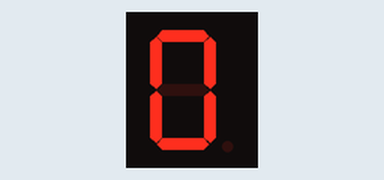
Bench run of a sketch on a simulated Arduino Mega 2560, built with avr-gcc and run on an emulated ATmega2560. On the bench: 1-digit seven-segment display. Wiring (inferred from the names in the program): 1-digit 7-segment display, segments lit when HIGH: segments pin 25, pin 27, pin 31, pin 33, pin 37, pin 39, pin 43, pin 45. The segment pins are drawn as the display they are named for.

Above: at 0.1 s.
At 10.1 s:
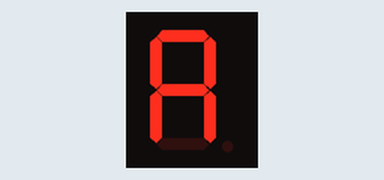
At 14.1 s:
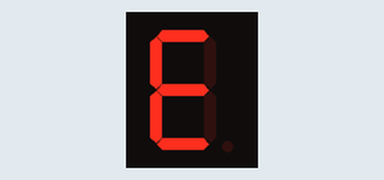
At 19.1 s:
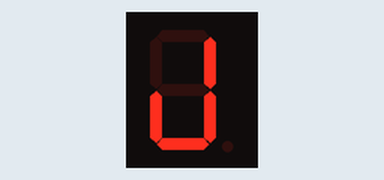
At 28.1 s:
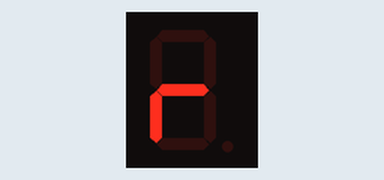
At 39.1 s:
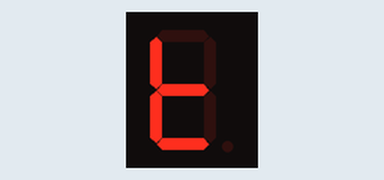

The sketch:

abecedario_teminado_en_un_display.ino
```cpp
byte a = 25;
byte b = 27;
byte c = 31;
byte d = 33;
byte e = 37;
byte f = 39;
byte g = 43;
byte h = 45;
int t = 1000;
void setup()
{
pinMode (a, OUTPUT);
pinMode (b, OUTPUT);
pinMode (c, OUTPUT);
pinMode (d, OUTPUT);
pinMode (e, OUTPUT);
pinMode (f, OUTPUT);
pinMode (g, OUTPUT);
pinMode (h, OUTPUT);
}
void loop()
{
  cero ();
  delay (t);
  uno ();
  delay (t);
  dos ();
  delay (t);
  tres ();
  delay (t);
  cuatro();
  delay (t);
  cinco();
  delay (t);
  seis ();
  delay (t);
  siete ();
  delay (t);
  ocho ();
  delay (t);
  nueve ();
  delay (t);
  A ();
  delay (t);
  B ();
  delay (t);
  C ();
  delay (t);
  D ();
  delay (t);
  E ();
  delay (t);
  FF ();
  delay (t);
  G ();
  delay (t);
  H ();
  delay (t);
  I ();
  delay (t);
  J ();
  delay (t);
  K ();
  delay (t);
  L ();
  delay (t);
  M ();
  delay (t);
  N ();
  delay (t);
  NN ();
  delay (t);
  O ();
  delay (t);
  P ();
  delay (t);
  Q ();
  delay (t);
  R ();
  delay (t);
  S ();
  delay (t);
  T ();
  delay (t);
  U ();
  delay (t);
  V ();
  delay (t);
  W ();
  delay (t);
  X ();
  delay (t);
  Y ();
  delay (t);
  Z ();
  delay (t);

  B();
  delay (t);
  A();
  delay (t);
  T();
  delay (t);
  M();
  delay (t);
  A();
  delay (t);
  N();
  delay (t);
  dos();
  delay (t);
  cero();
  delay (t);
  cero();
  delay (t);
  cero();
  delay (t);
}

//------numeros-------

void cero ()
{
//numero "0"
 digitalWrite(a,1);
 digitalWrite(b,1);
 digitalWrite(c,1);
 digitalWrite(d,1);
 digitalWrite(e,1);
 digitalWrite(f,1);
 digitalWrite(g,0);
 digitalWrite(h,0);
}

void uno ()
{
  //numero "1"
 digitalWrite(a,0);
 digitalWrite(b,1);
 digitalWrite(c,1);
 digitalWrite(d,0);
 digitalWrite(e,0);
 digitalWrite(f,0);
 digitalWrite(g,0);
 digitalWrite(h,0);
}

void dos  ()
{
   //numero "2"
 digitalWrite(a,1);
 digitalWrite(b,1);
 digitalWrite(c,0);
 digitalWrite(d,1);
 digitalWrite(e,1);
 digitalWrite(f,0);
 digitalWrite(g,1);
 digitalWrite(h,0);
}

void tres ()
{
 //numero "3"
 digitalWrite(a,1);
 digitalWrite(b,1);
 digitalWrite(c,1);
 digitalWrite(d,1);
 digitalWrite(e,0);
 digitalWrite(f,0);
 digitalWrite(g,1);
 digitalWrite(h,0);
}
void cuatro  ()
{
  //numero "4"
 digitalWrite(a,0);
 digitalWrite(b,1);
 digitalWrite(c,1);
 digitalWrite(d,0);
 digitalWrite(e,0);
 digitalWrite(f,1);
 digitalWrite(g,1);
 digitalWrite(h,0);
}
void cinco ()
{
   //numero "5"
 digitalWrite(a,1);
 digitalWrite(b,0);
 digitalWrite(c,1);
 digitalWrite(d,1);
 digitalWrite(e,0);
 digitalWrite(f,1);
 digitalWrite(g,1);
 digitalWrite(h,0);
}
void seis ()
{
  //numero "6"
 digitalWrite(a,1);
 digitalWrite(b,0);
 digitalWrite(c,1);
 digitalWrite(d,1);
 digitalWrite(e,1);
 digitalWrite(f,1);
 digitalWrite(g,1);
 digitalWrite(h,0);
}
void siete ()
{
   //numero "7"
 digitalWrite(a,1);
 digitalWrite(b,1);
 digitalWrite(c,1);
 digitalWrite(d,0);
 digitalWrite(e,0);
 digitalWrite(f,0);
 digitalWrite(g,0);
 digitalWrite(h,0);
}
void ocho  ()
{
   //numero "8"
 digitalWrite(a,1);
 digitalWrite(b,1);
 digitalWrite(c,1);
 digitalWrite(d,1);
 digitalWrite(e,1);
 digitalWrite(f,1);
 digitalWrite(g,1);
 digitalWrite(h,0);
}
void nueve  ()
{
   //numero "9"
 digitalWrite(a,1);
 digitalWrite(b,1);
 digitalWrite(c,1);
 digitalWrite(d,1);
 digitalWrite(e,0);
 digitalWrite(f,1);
 digitalWrite(g,1);
 digitalWrite(h,0);
}
void A ()
{
   //numero "9"
 digitalWrite(a,1);
 digitalWrite(b,1);
 digitalWrite(c,1);
 digitalWrite(d,0);
 digitalWrite(e,1);
 digitalWrite(f,1);
 digitalWrite(g,1);
 digitalWrite(h,0);
}
void B ()
{
   //numero "9"
 digitalWrite(a,0);
 digitalWrite(b,0);
 digitalWrite(c,1);
 digitalWrite(d,1);
 digitalWrite(e,1);
 digitalWrite(f,1);
 digitalWrite(g,1);
 digitalWrite(h,0);
}

void C ()
{
   //numero "9"
 digitalWrite(a,1);
 digitalWrite(b,0);
 digitalWrite(c,0);
 digitalWrite(d,1);
 digitalWrite(e,1);
 digitalWrite(f,1);
 digitalWrite(g,0);
 digitalWrite(h,0);
}

void D ()
{
   //numero "9"
 digitalWrite(a,0);
 digitalWrite(b,1);
 digitalWrite(c,1);
 digitalWrite(d,1);
 digitalWrite(e,1);
 digitalWrite(f,0);
 digitalWrite(g,1);
 digitalWrite(h,0);
}

void E ()
{
   //numero "9"
 digitalWrite(a,1);
 digitalWrite(b,0);
 digitalWrite(c,0);
 digitalWrite(d,1);
 digitalWrite(e,1);
 digitalWrite(f,1);
 digitalWrite(g,1);
 digitalWrite(h,0);
}

void FF ()
{
   //numero "9"
 digitalWrite(a,1);
 digitalWrite(b,0);
 digitalWrite(c,0);
 digitalWrite(d,0);
 digitalWrite(e,1);
 digitalWrite(f,1);
 digitalWrite(g,1);
 digitalWrite(h,0);
}

void G ()
{
   //numero "9"
 digitalWrite(a,1);
 digitalWrite(b,1);
 digitalWrite(c,1);
 digitalWrite(d,1);
 digitalWrite(e,0);
 digitalWrite(f,1);
 digitalWrite(g,1);
 digitalWrite(h,0);
}

void H ()
{
   //numero "9"
 digitalWrite(a,0);
 digitalWrite(b,1);
 digitalWrite(c,1);
 digitalWrite(d,0);
 digitalWrite(e,1);
 digitalWrite(f,1);
 digitalWrite(g,1);
 digitalWrite(h,0);
}

void I ()
{
   //numero "9"
 digitalWrite(a,1);
 digitalWrite(b,0);
 digitalWrite(c,0);
 digitalWrite(d,1);
 digitalWrite(e,1);
 digitalWrite(f,0);
 digitalWrite(g,0);
 digitalWrite(h,0);
}

void J ()
{
   //numero "9"
 digitalWrite(a,0);
 digitalWrite(b,1);
 digitalWrite(c,1);
 digitalWrite(d,1);
 digitalWrite(e,1);
 digitalWrite(f,0);
 digitalWrite(g,0);
 digitalWrite(h,0);
}
void K ()
{
   //numero "9"
 digitalWrite(a,0);
 digitalWrite(b,1);
 digitalWrite(c,0);
 digitalWrite(d,1);
 digitalWrite(e,1);
 digitalWrite(f,1);
 digitalWrite(g,1);
 digitalWrite(h,0);
}

void L ()
{
   //numero "9"
 digitalWrite(a,0);
 digitalWrite(b,0);
 digitalWrite(c,0);
 digitalWrite(d,1);
 digitalWrite(e,1);
 digitalWrite(f,1);
 digitalWrite(g,0);
 digitalWrite(h,0);
}

void M ()
{
   //numero "9"
 digitalWrite(a,1);
 digitalWrite(b,1);
 digitalWrite(c,1);
 digitalWrite(d,0);
 digitalWrite(e,1);
 digitalWrite(f,1);
 digitalWrite(g,0);
 digitalWrite(h,0);
}

void N ()
{
   //numero "9"
 digitalWrite(a,0);
 digitalWrite(b,0);
 digitalWrite(c,1);
 digitalWrite(d,0);
 digitalWrite(e,1);
 digitalWrite(f,0);
 digitalWrite(g,1);
 digitalWrite(h,0);
}
void NN ()
{
   //numero "9"
 digitalWrite(a,1);
 digitalWrite(b,0);
 digitalWrite(c,1);
 digitalWrite(d,0);
 digitalWrite(e,1);
 digitalWrite(f,0);
 digitalWrite(g,1);
 digitalWrite(h,0);
}
void O ()
{
   //numero "9"
 digitalWrite(a,1);
 digitalWrite(b,1);
 digitalWrite(c,1);
 digitalWrite(d,1);
 digitalWrite(e,1);
 digitalWrite(f,1);
 digitalWrite(g,0);
 digitalWrite(h,0);
}

void P ()
{
   //numero "9"
 digitalWrite(a,1);
 digitalWrite(b,1);
 digitalWrite(c,0);
 digitalWrite(d,0);
 digitalWrite(e,1);
 digitalWrite(f,1);
 digitalWrite(g,1);
 digitalWrite(h,0);
}

void Q ()
{
   //numero "9"
 digitalWrite(a,1);
 digitalWrite(b,1);
 digitalWrite(c,1);
 digitalWrite(d,0);
 digitalWrite(e,0);
 digitalWrite(f,1);
 digitalWrite(g,1);
 digitalWrite(h,0);
}

void R ()
{
   //numero "9"
 digitalWrite(a,0);
 digitalWrite(b,0);
 digitalWrite(c,0);
 digitalWrite(d,0);
 digitalWrite(e,1);
 digitalWrite(f,0);
 digitalWrite(g,1);
 digitalWrite(h,0);
}

void S ()
{
   //numero "9"
 digitalWrite(a,1);
 digitalWrite(b,0);
 digitalWrite(c,1);
 digitalWrite(d,1);
 digitalWrite(e,0);
 digitalWrite(f,1);
 digitalWrite(g,1);
 digitalWrite(h,0);
}

void T ()
{
   //numero "9"
 digitalWrite(a,0);
 digitalWrite(b,0);
 digitalWrite(c,0);
 digitalWrite(d,1);
 digitalWrite(e,1);
 digitalWrite(f,1);
 digitalWrite(g,1);
 digitalWrite(h,0);
}

void U ()
{
   //numero "9"
 digitalWrite(a,0);
 digitalWrite(b,0);
 digitalWrite(c,1);
 digitalWrite(d,1);
 digitalWrite(e,1);
 digitalWrite(f,0);
 digitalWrite(g,0);
 digitalWrite(h,0);
}

void V ()
{
   //numero "9"
 digitalWrite(a,0);
 digitalWrite(b,1);
 digitalWrite(c,1);
 digitalWrite(d,1);
 digitalWrite(e,1);
 digitalWrite(f,1);
 digitalWrite(g,0);
 digitalWrite(h,0);
}

void W ()
{
   //numero "9"
 digitalWrite(a,1);
 digitalWrite(b,0);
 digitalWrite(c,1);
 digitalWrite(d,1);
 digitalWrite(e,1);
 digitalWrite(f,0);
 digitalWrite(g,0);
 digitalWrite(h,0);
}

void X ()
{
   //numero "9"
 digitalWrite(a,0);
 digitalWrite(b,0);
 digitalWrite(c,0);
 digitalWrite(d,0);
 digitalWrite(e,1);
 digitalWrite(f,1);
 digitalWrite(g,1);
 digitalWrite(h,0);
}

void Y ()
{
   //numero "9"
 digitalWrite(a,0);
 digitalWrite(b,1);
 digitalWrite(c,1);
 digitalWrite(d,1);
 digitalWrite(e,0);
 digitalWrite(f,1);
 digitalWrite(g,1);
 digitalWrite(h,0);
}

void Z ()
{
   //numero "9"
 digitalWrite(a,1);
 digitalWrite(b,0);
 digitalWrite(c,0);
 digitalWrite(d,1);
 digitalWrite(e,0);
 digitalWrite(f,0);
 digitalWrite(g,1);
 digitalWrite(h,0);
}
```

Measured:
- what the display in image 1 shows lasts 1.0 s, from 10.0 s to 11.0 s
